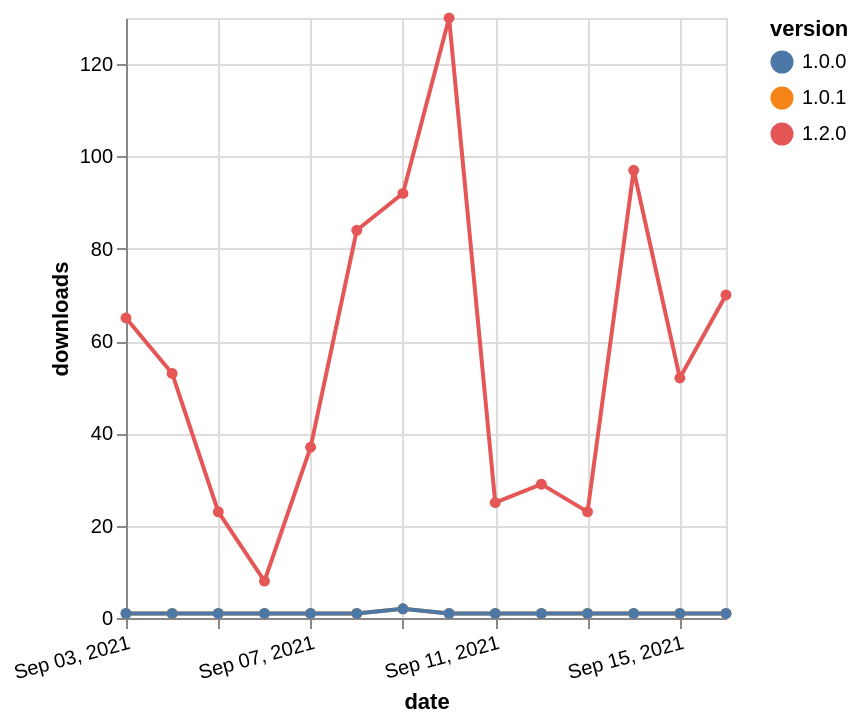

Source (Vega-Lite JSON):
### Vega-Lite specification from a JSON file in a GitHub repository (floating-point values rounded to 4 significant figures)
{"$schema": "https://vega.github.io/schema/vega-lite/v5.json", "description": "A simple bar chart with embedded data.", "data": {"values": [{"date": "2021-09-03", "total": 133, "delta": 1, "version": "1.0.1"}, {"date": "2021-09-04", "total": 134, "delta": 1, "version": "1.0.1"}, {"date": "2021-09-05", "total": 135, "delta": 1, "version": "1.0.1"}, {"date": "2021-09-06", "total": 136, "delta": 1, "version": "1.0.1"}, {"date": "2021-09-07", "total": 137, "delta": 1, "version": "1.0.1"}, {"date": "2021-09-08", "total": 138, "delta": 1, "version": "1.0.1"}, {"date": "2021-09-09", "total": 140, "delta": 2, "version": "1.0.1"}, {"date": "2021-09-10", "total": 141, "delta": 1, "version": "1.0.1"}, {"date": "2021-09-11", "total": 142, "delta": 1, "version": "1.0.1"}, {"date": "2021-09-12", "total": 143, "delta": 1, "version": "1.0.1"}, {"date": "2021-09-13", "total": 144, "delta": 1, "version": "1.0.1"}, {"date": "2021-09-14", "total": 145, "delta": 1, "version": "1.0.1"}, {"date": "2021-09-15", "total": 146, "delta": 1, "version": "1.0.1"}, {"date": "2021-09-16", "total": 147, "delta": 1, "version": "1.0.1"}, {"date": "2021-09-03", "total": 146, "delta": 1, "version": "1.0.0"}, {"date": "2021-09-04", "total": 147, "delta": 1, "version": "1.0.0"}, {"date": "2021-09-05", "total": 148, "delta": 1, "version": "1.0.0"}, {"date": "2021-09-06", "total": 149, "delta": 1, "version": "1.0.0"}, {"date": "2021-09-07", "total": 150, "delta": 1, "version": "1.0.0"}, {"date": "2021-09-08", "total": 151, "delta": 1, "version": "1.0.0"}, {"date": "2021-09-09", "total": 153, "delta": 2, "version": "1.0.0"}, {"date": "2021-09-10", "total": 154, "delta": 1, "version": "1.0.0"}, {"date": "2021-09-11", "total": 155, "delta": 1, "version": "1.0.0"}, {"date": "2021-09-12", "total": 156, "delta": 1, "version": "1.0.0"}, {"date": "2021-09-13", "total": 157, "delta": 1, "version": "1.0.0"}, {"date": "2021-09-14", "total": 158, "delta": 1, "version": "1.0.0"}, {"date": "2021-09-15", "total": 159, "delta": 1, "version": "1.0.0"}, {"date": "2021-09-16", "total": 160, "delta": 1, "version": "1.0.0"}, {"date": "2021-09-03", "total": 2760, "delta": 65, "version": "1.2.0"}, {"date": "2021-09-04", "total": 2813, "delta": 53, "version": "1.2.0"}, {"date": "2021-09-05", "total": 2836, "delta": 23, "version": "1.2.0"}, {"date": "2021-09-06", "total": 2844, "delta": 8, "version": "1.2.0"}, {"date": "2021-09-07", "total": 2881, "delta": 37, "version": "1.2.0"}, {"date": "2021-09-08", "total": 2965, "delta": 84, "version": "1.2.0"}, {"date": "2021-09-09", "total": 3057, "delta": 92, "version": "1.2.0"}, {"date": "2021-09-10", "total": 3187, "delta": 130, "version": "1.2.0"}, {"date": "2021-09-11", "total": 3212, "delta": 25, "version": "1.2.0"}, {"date": "2021-09-12", "total": 3241, "delta": 29, "version": "1.2.0"}, {"date": "2021-09-13", "total": 3264, "delta": 23, "version": "1.2.0"}, {"date": "2021-09-14", "total": 3361, "delta": 97, "version": "1.2.0"}, {"date": "2021-09-15", "total": 3413, "delta": 52, "version": "1.2.0"}, {"date": "2021-09-16", "total": 3483, "delta": 70, "version": "1.2.0"}]}, "width": "container", "mark": {"type": "line", "point": {"filled": true}}, "encoding": {"x": {"field": "date", "type": "temporal", "timeUnit": "yearmonthdate", "title": "date", "axis": {"labelAngle": -15}}, "y": {"field": "delta", "type": "quantitative", "title": "downloads"}, "color": {"field": "version", "type": "nominal"}, "tooltip": {"field": "delta"}}}
